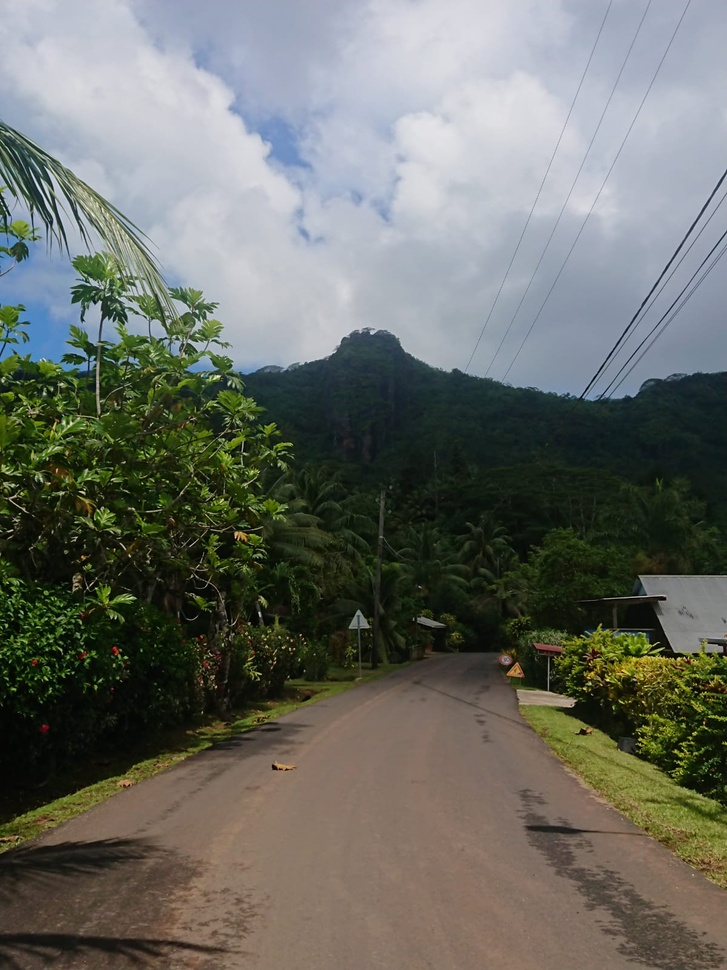
#> input picture images/huahine.jpg, 727 x 970 px, shrunk from 1200 x 1600 before the run
$ jupyter execute --allow-errors 'welcome to paradise.ipynb'
#> lines starting #> are read from the running program, lines starting #| are printed output that depends on the picture
# French Polynesia

As i am currently traveling through the islands of french Polynesia there is no better topic for me for my mini challenge. While French Polynesia is a perfect paradise, my photography skills are less  than perfect and my pictures can do with some image editing. Let's start with the usual libraries:

[cell 1]
import numpy as np
import pandas as pd
import cv2 as cv
import librosa
import matplotlib.pyplot as plt

For the image selection we'll start with a traditional view we encounter often in polynesia: tropical plants in front of a towering mountain range. Many of Polynesias islands are volcanic and thus have many sharp peaks. The challenge for this image is to balance the lighting between the foreground and background - the mountains are very dark and details are not well visible because of that.

#### Problem
The lighting in the image is uneaven, which results in the background not being well visible.
Experiment 1:
- What: Use histogram equalisation to even out the light
- How:
- Why:
Experiment 2:
- What:
- How:
- Why:

[cell 2]
def plot_img_with_hist(img, cmap='gray', bins=255, xlim_min=0, xlim_max=255):
    fig, axs = plt.subplots(nrows=1, ncols=2, figsize=(12,4))
    axs[0].imshow(img, cmap=cmap)
    axs[0].axis('off')
    axs[0].set_title("Image")
    axs[1].hist(img.flatten(), bins=bins)
    axs[1].set_xlim(xlim_min,xlim_max)
    axs[1].set_title("Histogram")
    plt.tight_layout()
    plt.show()

[cell 3]
huahine = cv.imread('images/huahine.jpg')
#> huahine is the input picture: shape (970, 727, 3); mean B, G, R 101.5, 108.6, 106
huahine = cv.cvtColor(huahine, cv.COLOR_BGR2RGB)

plt.imshow(huahine)
plt.show()

[cell 4]
plot_img_with_hist(huahine)

The next image is from an ancient mara'e on Huahine. Mara'e were places of social gatherings or worship in the old world, before the missionaries arrived and built their churches atop of them. This image contains an engraving of a turtle. As it's hard to see, this image can be used to test out methods to enhance the pattern, such as hightened contrast or denoising.

[cell 5]
def linear_hist_equ(image:np.array) -> np.array:
    res = np.zeros((image.shape[0], image.shape[1]))
    H = np.histogram(image, bins=256)[0]

    # Compute cumulative histogram
    H = np.cumsum(H)

    # Equalize the image
    for v in range(image.shape[1]):
        for u in range(image.shape[0]):
            a: int = int(image[u, v])
            b: int = H[a] * 255 / (image.shape[0] * image.shape[1])
            res[u, v] = b
    return res

[cell 6]
def rgb_to_grayscale(image: np.ndarray, wr: int = 0.2126, wg: int = 0.7152, wb: int = 0.0722) -> np.ndarray:
    ### BEGIN SOLUTION
    grey_image = image[:,:,0]*wr +image[:,:,1]*wg +image[:,:,2]*wb
    grayscale_image = image[:,:,0] * wr + image[:,:,1] * wg + image[:,:,2] * wb


    return grayscale_image

[cell 7]
huahine_grey = rgb_to_grayscale(huahine)
#> in rgb_to_grayscale, `grey_image = image[:,:,0]*wr +image[:,:,1]*wg +image[:,:,2]*wb`:
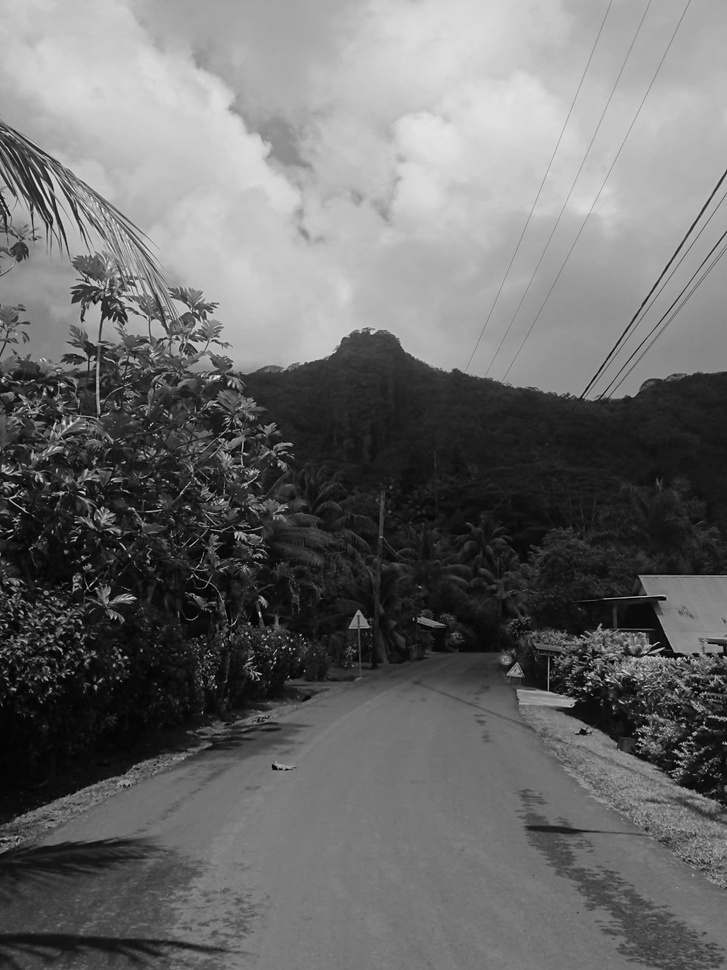
#> grey_image: shape (970, 727) float64; min 0, max 246.3, mean 107.5
equalized = linear_hist_equ(huahine_grey)
#> in linear_hist_equ, `H = np.histogram(image, bins=256)[0]`: H = 256 values, max 8248 at index 121, min 0 at index 240, mean 2754.6
#> in linear_hist_equ, `H = np.cumsum(H)`: H = 256 values from 41 to 705190
#> after the loop in linear_hist_equ, `for v in range(image.shape[1]):`:
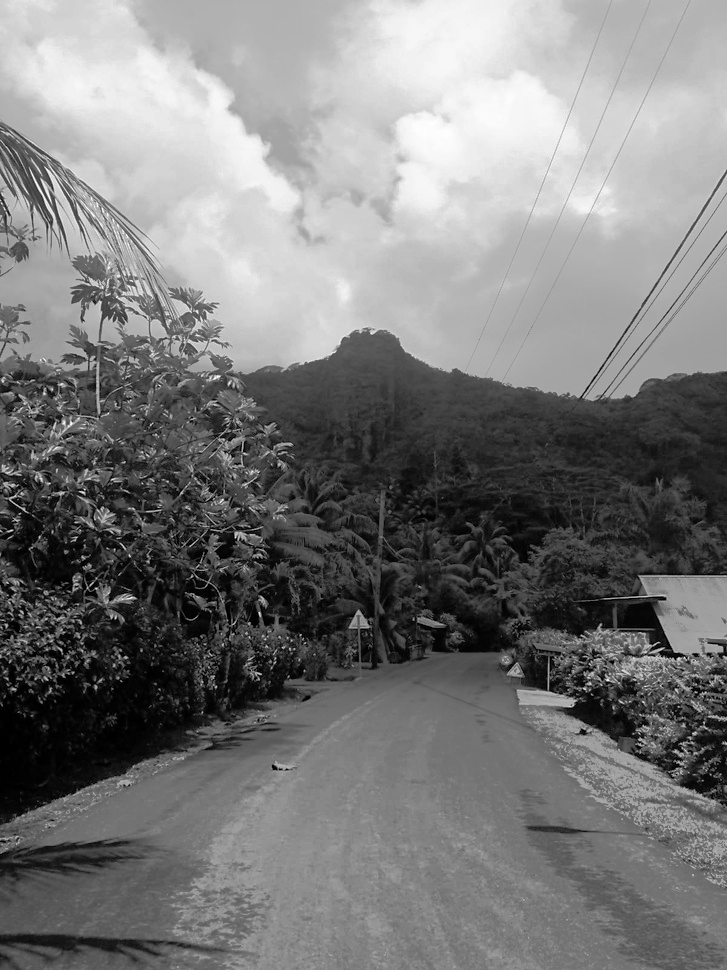
#> res: shape (970, 727) float64; min 0.0148, max 255, mean 122.5
plot_img_with_hist(equalized)

[cell 8]
# Load image
image2 = cv.imread('images/huahine.jpg')

gray_image2 = cv.cvtColor(image2, cv.COLOR_RGB2GRAY)

# Apply histogram equalization
equalized_image = cv.equalizeHist(gray_image2)
plt.imshow(equalized_image, cmap = 'gray')

#> (a cell that did not finish here is left out)

[cell 10]
# Convert back to BGR
equalized_bgr = cv.cvtColor(equalized_image, cv.COLOR_GRAY2RGB)
color_mapped_image = cv.applyColorMap(equalized_bgr, cv.COLORMAP_JET)
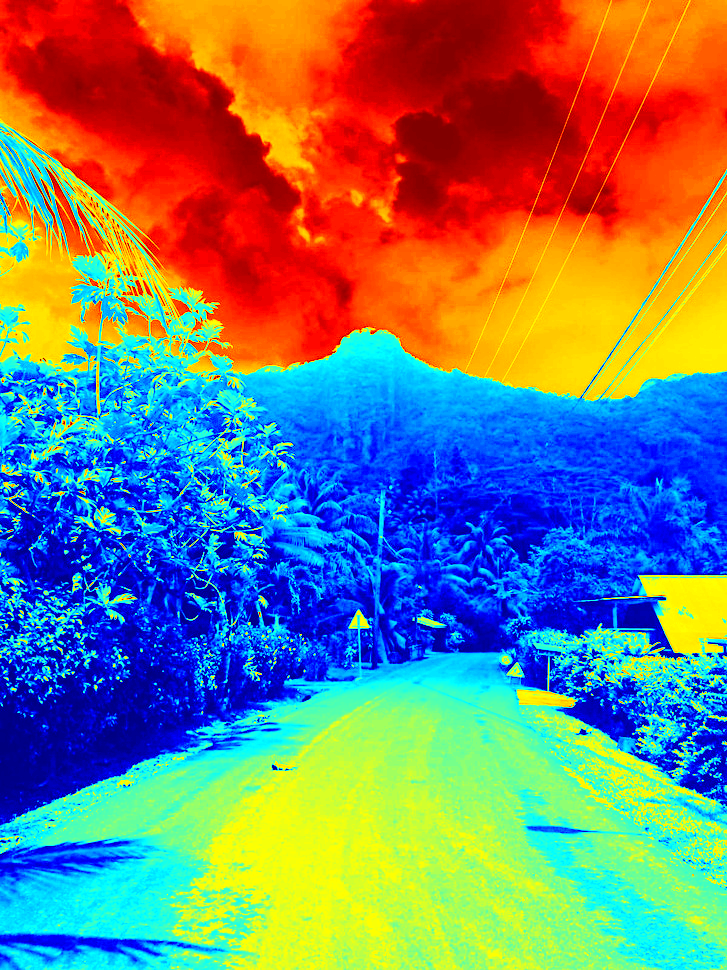
#> color_mapped_image: shape (970, 727, 3); mean B, G, R 119.4, 127.6, 120.2


# Display images
plt.figure(figsize=(12, 6))
plt.subplot(1, 2, 1)
plt.imshow(gray_image2, cmap = 'gray')
plt.title('Original Image')
plt.subplot(1, 2, 2)
plt.imshow(cv.cvtColor(color_mapped_image, cv.COLOR_BGR2RGB))
#plt.imshow(cv.cvtColor(equalized_bgr, cv.COLOR_BGR2RGB), cmap = 'RdYlBu')
plt.title('Histogram Equalized Image')
plt.show()
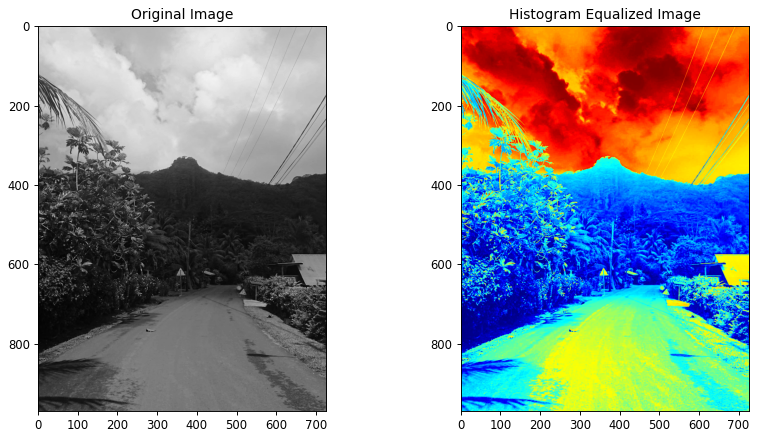
#> figure drawn by matplotlib, 2 panels

[cell 11]
marae = cv.imread('images/marae.jpg')
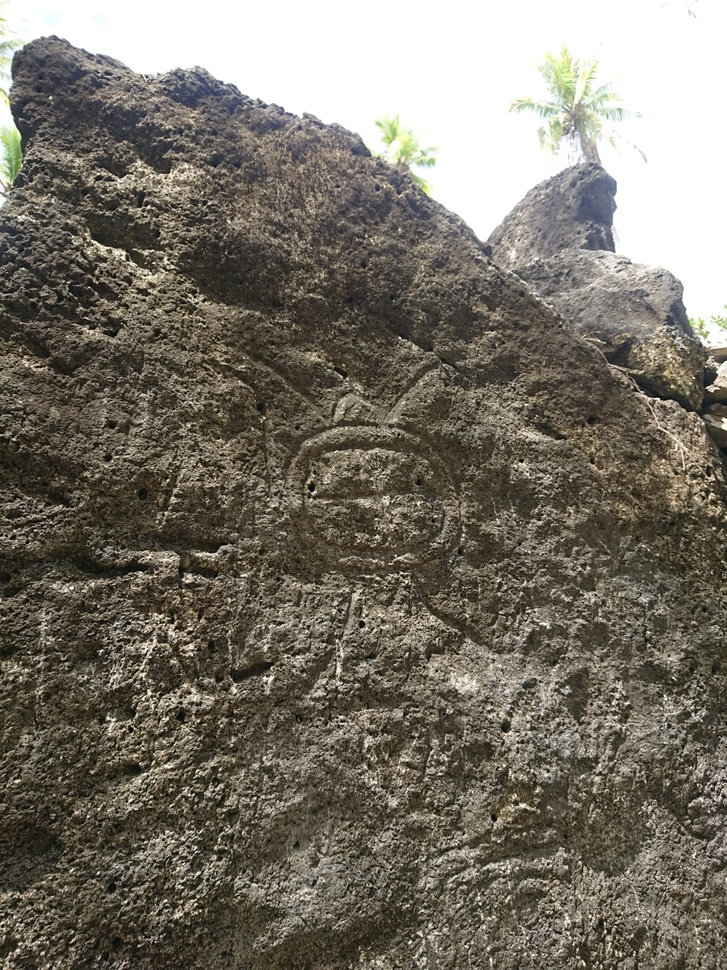
#> input picture images/marae.jpg, 727 x 970 px, shrunk from 1200 x 1600 before the run
#> marae is the input picture: shape (970, 727, 3); mean B, G, R 103.8, 114.6, 120.2
marae = cv.cvtColor(marae, cv.COLOR_BGR2RGB)

plot_img_with_hist(marae)
#> call 3 of plot_img_with_hist, with cmap = 'gray', bins = 255, xlim_min = 0, xlim_max = 255
#> in plot_img_with_hist (call 3), `plt.show()`:
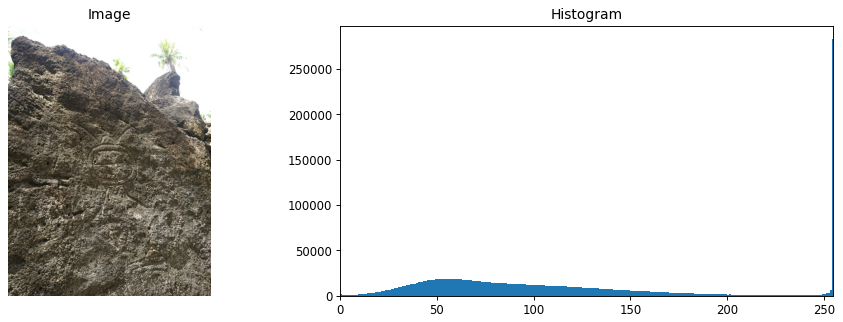
#> figure drawn by matplotlib, 2 panels; panel 2: tallest bar 283654 high, from x = 254 to 255
#> (the rest of this cell did not finish here and is left out)

### Problem

Experiment: Kontrast mittels RMS-Kontrast und Histogrammegalisation zu verstärken.
- What
- How
- why

Experiment 2: Linien sichtbarer machen indem der Wertebereich angepasst wird.

Eine pragmatische Variante den Kontrast zu verbessern, ist es den Wertebereich aufs Minimum und Maximum zu strecken. Dem sagt man Histogrammegalisation (Englisch: histogram equalization).

the last image is of some traditional crafting. Women will wear these beautiful flower crowns for special events, such as weddings. We also see a small handbag woven from palm leaves. Weaving palm leaves into various items is something even small children learn here. The versatility of this naturally occuring material is great: it can be turned into plates, hats, bags or even panels for your hut or roof. For the challenge this image can be used to explore color spaces and see how it best translates to greyscale. Additionally, the lighting has changed some of the colors of the flowers, making them appear oversaturated. I will try to correct this.

[cell 12]
flowers = cv.imread('images/flowers.jpg')
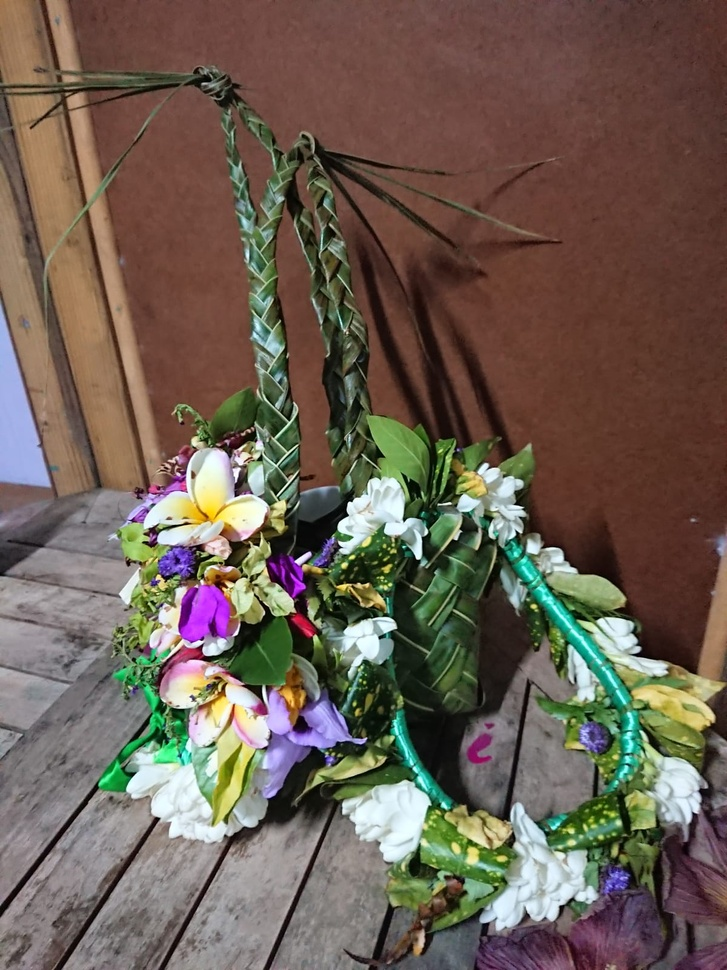
#> input picture images/flowers.jpg, 727 x 970 px, shrunk from 1200 x 1600 before the run
#> flowers is the input picture: shape (970, 727, 3); mean B, G, R 83.1, 94.9, 108.5
flowers = cv.cvtColor(flowers, cv.COLOR_BGR2RGB)

plot_img_with_hist(flowers)
#> call 4 of plot_img_with_hist, with cmap = 'gray', bins = 255, xlim_min = 0, xlim_max = 255
#> in plot_img_with_hist (call 4), `plt.show()`:
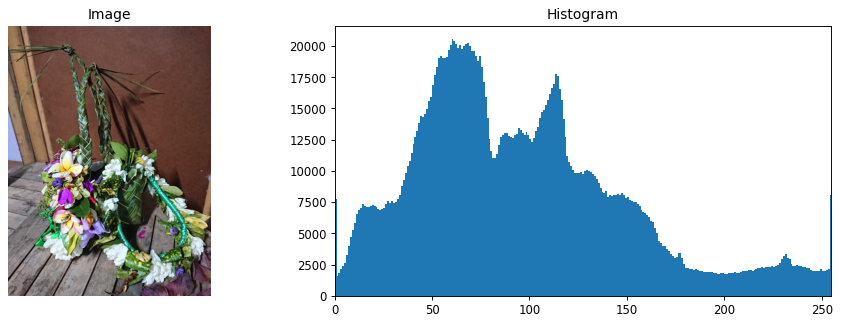
#> figure drawn by matplotlib, 2 panels; panel 2: tallest bar 20588 high, from x = 60 to 61
